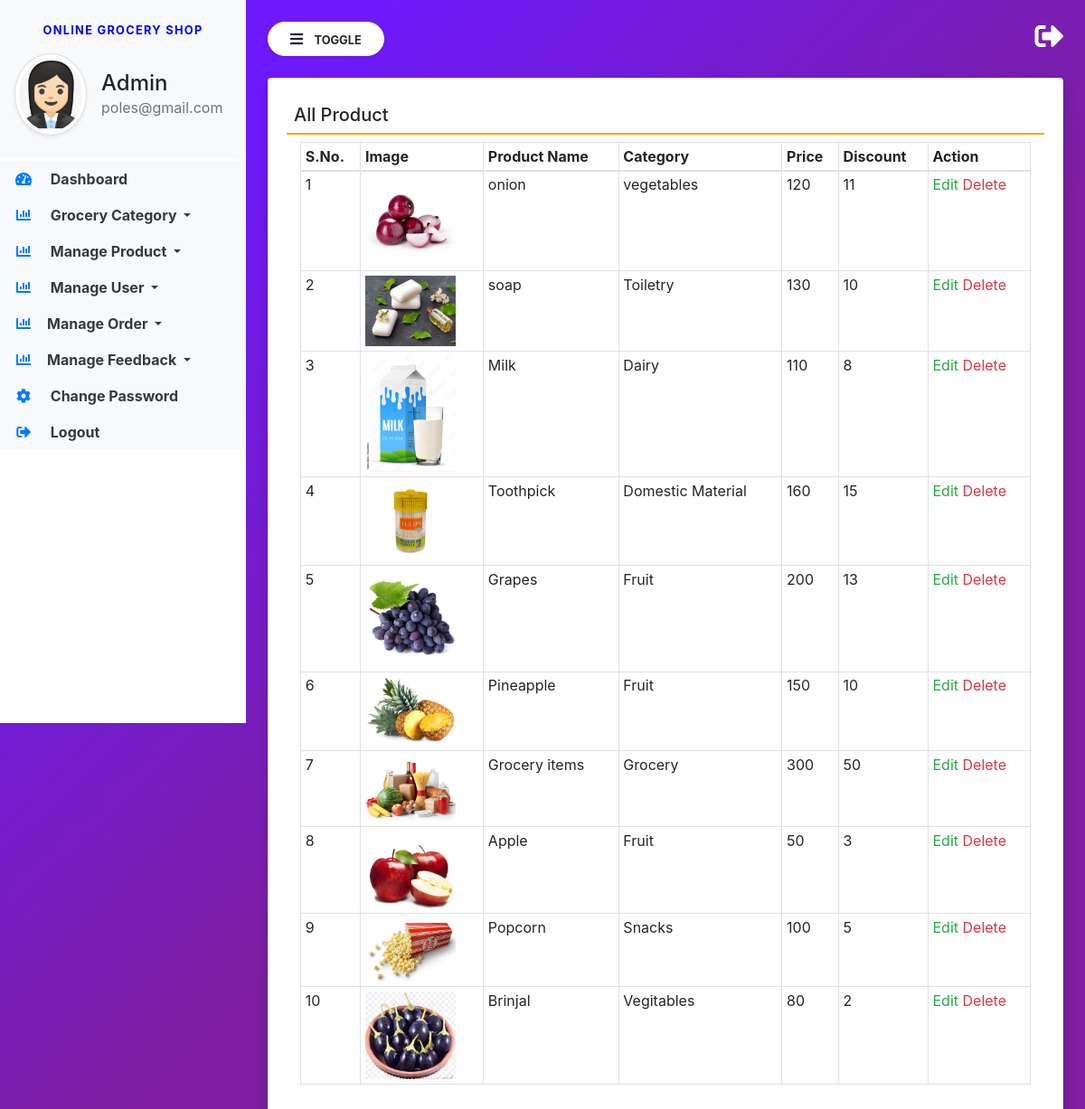
The page /view-product/ (signed in) on the database its author committed.
### groceryapp/models.py (models this page shows, shortened)
class Product(models.Model):
    category = models.ForeignKey(Category, on_delete=models.CASCADE, null=True, blank=True)
    name = models.CharField(max_length=100, null=True, blank=True)
    image = models.FileField(null=True, blank=True)
    description = models.TextField(null=True, blank=True)
    price = models.CharField(max_length=100, null=True, blank=True)
    discount = models.CharField(max_length=100, null=True, blank=True)
    updated = models.DateTimeField(auto_now=True)
    created = models.DateTimeField(auto_now_add=True)

class Category(models.Model):
    name = models.CharField(max_length=100, null=True, blank=True)
    created = models.DateTimeField(auto_now_add=True)

### groceryapp/views.py (the view)
# urls.py: path('view-product/', view_product, name='view_product'),
def view_product(request):
    if not request.user.is_staff:
        return redirect('admin_login')
    product = Product.objects.all()
    return render(request, 'view_product.html', locals())

### groceryapp/templates/view_product.html
{% extends 'admin_base.html' %}
{% block main  %}
<div class="card shadow">
    <div class="card-body">
        <h5 class="p-2" style="border-bottom: 2px solid orange;">All Product</h5>
        <div class="container-fluid">
            <table class="table table-bordered table-sm" id="example">
                <thead>
                <tr>
                    <th>S.No.</th>
                    <th>Image</th>
                    <th>Product Name</th>
                    <th>Category</th>
                    <th>Price</th>
                    <th>Discount</th>
                    <th>Action</th>
                </tr>
                </thead>
                <tbody>
                {% for i in product %}
                <tr>
                    <td>{{forloop.counter}}</td>
                    <td><img src="{{i.image.url}}" style="width:100px"/></td>
                    <td>{{i.name}}</td>
                    <td>{{i.category.name}}</td>
                    <td>{{i.price}}</td>
                    <td>{{i.discount}}</td>
                    <td>
                        <a href="/edit-product/{{i.id}}/" class="text-success">Edit</a>
                        <a href="/delete-product/{{i.id}}/" class="text-danger"
                           onclick="return confirm('Are You Sure?')">Delete</a></td>
                </tr>
                {% endfor %}
                </tbody>
            </table>
        </div>
    </div>
</div>
{% endblock %}

### groceryapp/templates/admin_base.html (shortened to what this page needs)
{% load static %}
<html lang="en">
<head>
    <link rel="stylesheet" href="https://maxcdn.bootstrapcdn.com/bootstrap/4.3.1/css/bootstrap.min.css">
    <link rel="stylesheet" href="https://use.fontawesome.com/releases/v5.6.3/css/all.css"
>
    <link rel="stylesheet" type="text/css" href="{% static 'css/sidebar.css' %}">
</head>
<body>
<div class="vertical-nav bg-white" id="sidebar">
    <div class="py-4 px-3 mb-1 bg-light">
        <p class="font-weight-bold text-uppercase px-3 small dashboard-text text-center">Online Grocery Shop</p>
        <div class="media d-flex align-items-center">
            <img src="{% static 'images/adminlogo.png' %}" width="80" height="80"
                 class="mr-3 rounded-circle img-thumbnail shadow-sm">
            <div class="media-body">
                <h4 class="mb-0">Admin</h4>
                <p class="text-muted mb-0">{{request.user.email}}</p>
            </div>
        </div>
    </div>
    <ul class="nav flex-column bg-white">
        <li class="nav-item">
            <a href="/admindashboard/" class="nav-link text-dark bg-light">
                <i class="fas fa-tachometer-alt fa-fw mr-3 text-primary"></i>
                Dashboard
            </a>
        </li>
        <li class="nav-item dropdown">
            <a class="nav-link dropdown-toggle text-dark bg-light" href="#" id="navbardrop" data-toggle="dropdown">
                <i class="fas fa-chart-bar mr-3 text-primary fa-fw"></i> Grocery Category
            </a>
        </li>
        <li class="nav-item dropdown">
            <a class="nav-link dropdown-toggle text-dark bg-light" href="#" id="navbardrop" data-toggle="dropdown">
                <i class="fas fa-chart-bar mr-3 text-primary fa-fw"></i> Manage Product
            </a>
        </li>
        <li class="nav-item dropdown">
            <a class="nav-link dropdown-toggle text-dark bg-light" href="#" id="navbardrop" data-toggle="dropdown">
                <i class="fas fa-chart-bar mr-3 text-primary fa-fw"></i> Manage User
            </a>
        </li>
        <li class="nav-item dropdown">
            <a class="nav-link dropdown-toggle text-dark bg-light" href="#" id="navbardrop" data-toggle="dropdown">
                <i class="fas fa-chart-bar mr-3 text-primary fa-fw"></i>Manage Order
            </a>
        </li>
        <li class="nav-item dropdown">
            <a class="nav-link dropdown-toggle text-dark bg-light" href="#" id="navbardrop" data-toggle="dropdown">
                <i class="fas fa-chart-bar mr-3 text-primary fa-fw"></i>Manage Feedback
            </a>
        </li>
        <li class="nav-item">
            <a href="/admin-change-password/" class="nav-link text-dark bg-light">
                <i class="fas fa-cog mr-3 text-primary fa-fw"></i>
                Change Password
            </a>
        </li>
        <li class="nav-item">
            <a href="/logout/" class="nav-link text-dark bg-light">
                <i class="fas fa-sign-out-alt mr-3 text-primary fa-fw"></i>
                Logout
            </a>
        </li>
    </ul>
</div>
<div class="page-content p-4" id="content">
    <a href="/logout/" title="logout" class="float-right text-white"><i class="fas fa-sign-out-alt fa-2x"></i></a>
    <button id="sidebarCollapse" type="button" class="btn btn-light bg-white rounded-pill shadow-sm px-4 mb-4">
        <i class="fas fa-bars mr-2"></i>
        <small class="text-uppercase font-weight-bold">Toggle</small>
    </button>
    {% block main %}
    {% endblock %}
</div>
</body>
</html>

### groceryapp/static/css/sidebar.css (style rules this page uses)
body { background-image : linear-gradient(135.9deg,rgba(109,25,252,1) 16.4%,rgba(125,31,160,1) 56.1%); min-height:100vh; }
.vertical-nav { min-width : 17rem; width : 17rem; height:100vh; position:fixed; top:0; left:0; transition: all 0.4s; }
.page-content { width:calc(100% - 17rem); margin-left:17rem; transition:all 0.4s; }
.dashboard-text { letter-spacing : 0.1em; color : blue; }
.nav-link { font-weight : bold; }

### rows shown on the page
Product: image (picture), name "onion", category.name "vegetables", price "120", discount "11"
Product: image (picture), name "soap", category.name "Toiletry", price "130", discount "10"
Product: image (picture), name "Milk", category.name "Dairy", price "110", discount "8"
Product: image (picture), name "Toothpick", category.name "Domestic Material", price "160", discount "15"
Product: image (picture), name "Grapes", category.name "Fruit", price "200", discount "13"
Product: image (picture), name "Pineapple", category.name "Fruit", price "150", discount "10"
Product: image (picture), name "Grocery items", category.name "Grocery", price "300", discount "50"
Product: image (picture), name "Apple", category.name "Fruit", price "50", discount "3"
Product: image (picture), name "Popcorn", category.name "Snacks", price "100", discount "5"
Product: image (picture), name "Brinjal", category.name "Vegitables", price "80", discount "2"

### other values the page prints
{{ request.user.email }} "poles@gmail.com"
